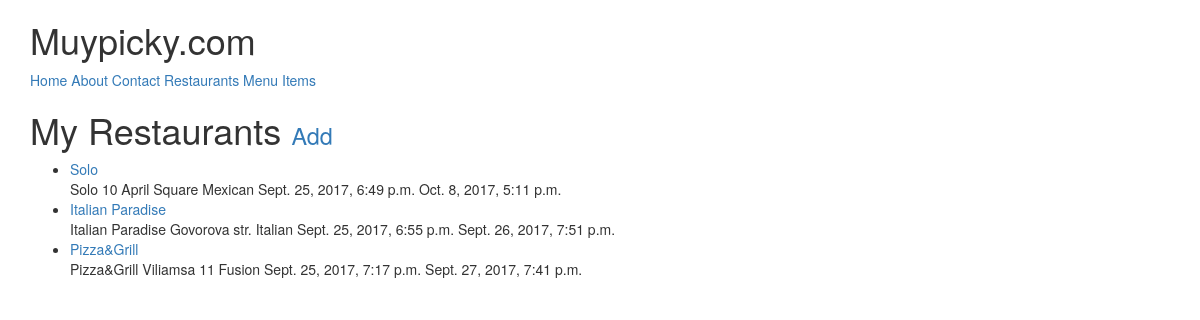
The page /restaurants/ (signed in) on the database its author committed.
### restaurants/models.py (models this page shows, shortened)
class Restaurant(models.Model):
    owner           = models.ForeignKey(User) # class_instance.model_set.all()
    name            = models.CharField(max_length=120)
    location        = models.CharField(max_length=120, null=True, blank=True)
    category        = models.CharField(max_length=120, null=True, blank=True, validators=[validate_category])
    timestamp       = models.DateTimeField(auto_now_add=True)
    updated         = models.DateTimeField(auto_now=True)
    slug            = models.SlugField(null=True, blank=True)
    objects = RestaurantManager()
    def __str__(self):
        return self.name
    def get_absolute_urls(self):
        return reverse('restaurants:detail', kwargs={'slug': self.slug})

### restaurants/views.py (the view)
class RestaurantListView(LoginRequiredMixin, ListView):
    def get_queryset(self):
        return Restaurant.objects.filter(owner=self.request.user)

### restaurants/models.py (called while the page is built)
    def get_queryset(self):
        return RestaurantQuerySet(self.model, using=self._db)

### restaurants/templates/restaurants/restaurant_list.html (shortened to what this page needs)
{% extends "base.html" %}
{% block content %}
<h1>My Restaurants <small> <a href='{% url "restaurants:create" %}'> Add</a></small></h1>
<ul>
    {% for obj in object_list %}
    <li><a href='{{ obj.get_absolute_urls }}'>{{ obj }} </a><br/>
        {{ obj.name }} {{obj.location}} {{obj.category}} {{obj.timestamp}} {{obj.updated}}
    </li>
{% empty %}
    <li><a href='{% url "restaurants:create" %}'> Add One</a></li>
    {% endfor %}
</ul>
{% endblock %}

### rows shown on the page
Restaurant: name "Solo", location "10 April Square", category "Mexican", timestamp "Sept. 25, 2017, 6:49 p.m.", updated "Oct. 8, 2017, 5:11 p.m."
Restaurant: name "Italian Paradise", location "Govorova str.", category "Italian", timestamp "Sept. 25, 2017, 6:55 p.m.", updated "Sept. 26, 2017, 7:51 p.m."
Restaurant: name "Pizza&Grill", location "Viliamsa 11", category "Fusion", timestamp "Sept. 25, 2017, 7:17 p.m.", updated "Sept. 27, 2017, 7:41 p.m."
